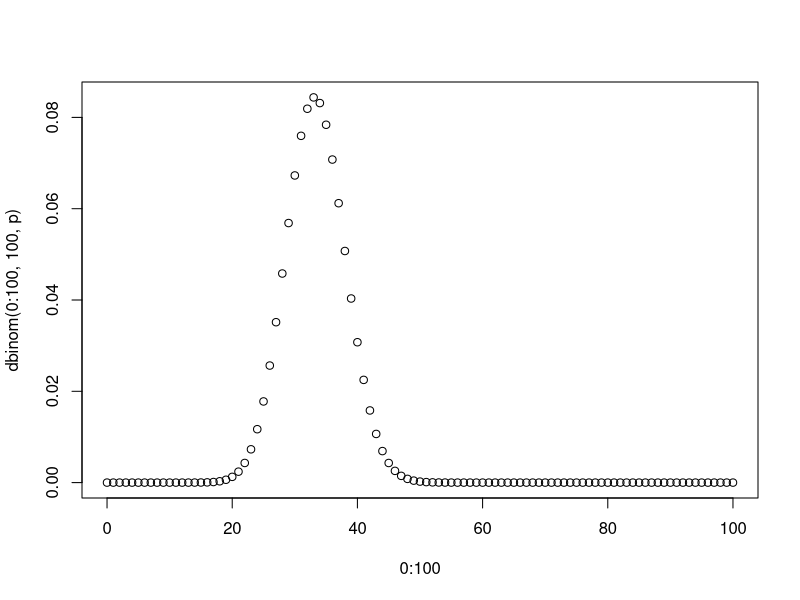
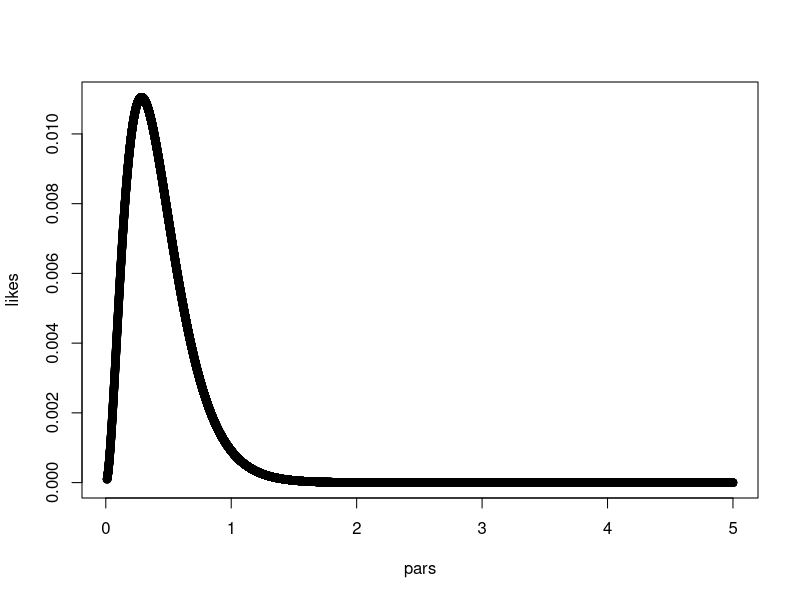
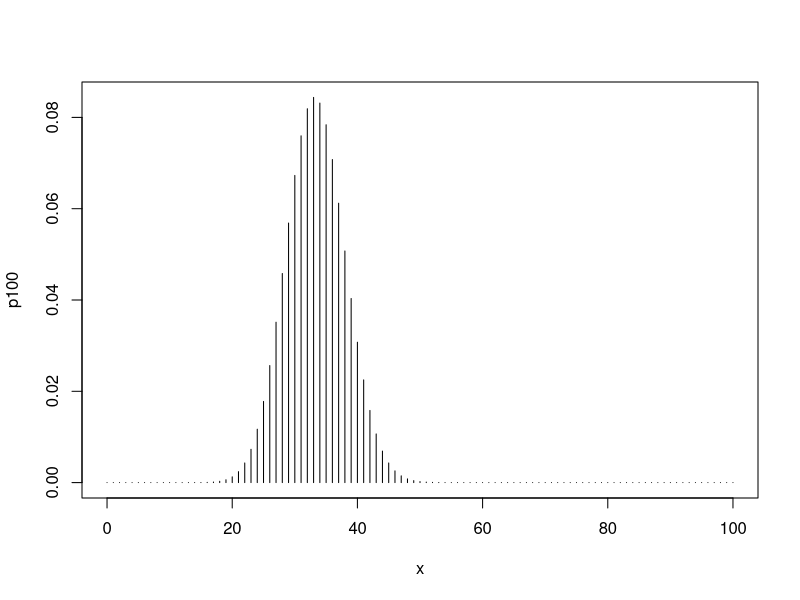
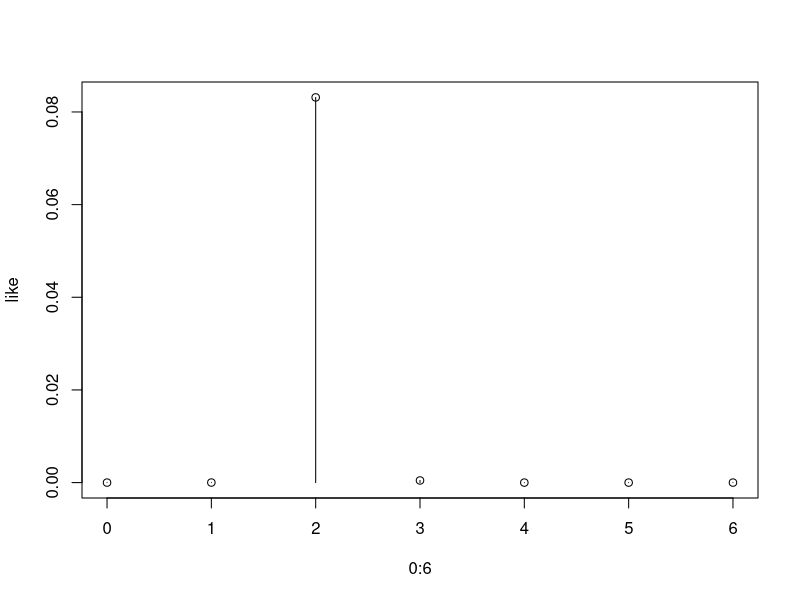
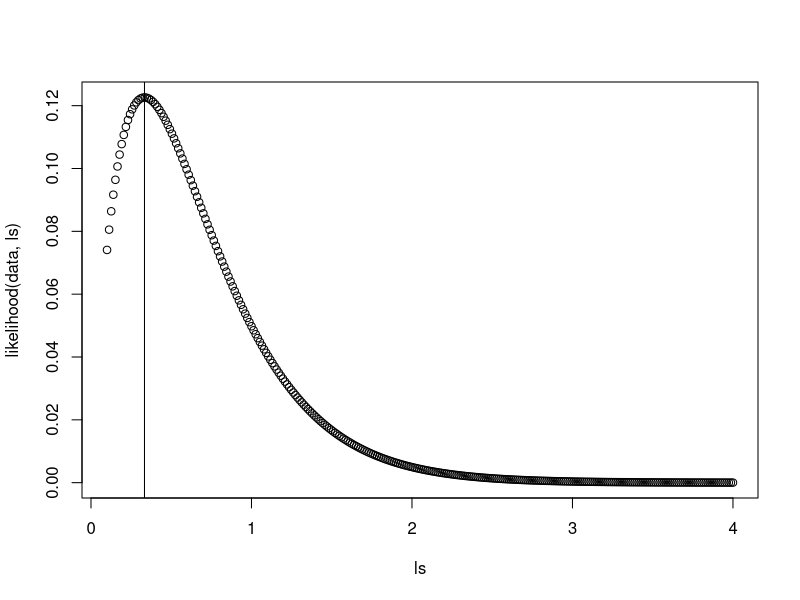
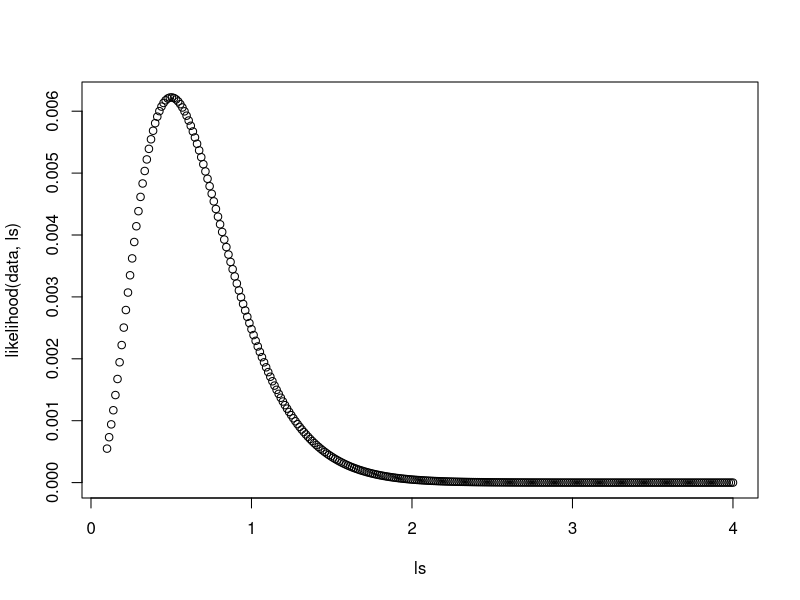

Reproduce these figures in R, in order.
p = 2/6
dbinom(0, 100, p)
dbinom(34, 100, p)
dbinom(99, 100, p)
plot(0:100, dbinom(0:100, 100, p))
#
p = 1/6
dbinom(34, 100, 0:6/6)

likelihood = function(data, parameter_l){
  prob_of_data_given_paramters = prod(dexp(data, rate=parameter_l))
  return(prob_of_data_given_paramters)
}
likelihood = Vectorize(likelihood, 'parameter_l') 
pars = seq(0.01, 5, length=30000)
likes = likelihood(data=c(3,4), pars)
plot(pars, likes)
pars[which.max(likes)]

1/((3+4)/2)
#
prod(runif(1000,0,1))
sum(log(runif(1000,0,1)))
#












## Einführung Likelihood

x = 0:100   # Anzahl der roten bei 100 Würfen
p = 2.0/6.0 # Einzel W'keit bei 2.0/6.0
p100 = dbinom(x, size=100, p)
which.max(p100)
plot(x,p100, type='h')
2/6*100


### Umdrehen der Argumentation
x = 34     # Anzahl der roten bei 100 Würfen, jetzt fest
p=(0:6)/6  # Einzel W'keit jetzt variable 0,1/6,2/6,...,1.0 #<--- That's the whole point
like = dbinom(x, size=100, p)
plot(0:6, like, type='h')
lines(0:6, like, type='p')
which.max(like) #3 entspricht dem X-Wert Stelle 
which.max(log(like)) #3 entspricht dem X-Wert Stelle 

# Keine NB Likelihood ist keine W'keit im engeren Sinne
sum(like)

#Returns the probability of data given parameters
likelihood = function(data, parameters){
  #...
  return(prob_of_data_given_paramters)
}

#Example
likelihood = function(data_n, data_k, parameter_p){
  prob_of_data_given_paramters = dbinom(x = data_k, size=data_n, p=parameter_p)
  return(prob_of_data_given_paramters)
}
parameter_p = 0:6/6
likelihood(data_n = 100, data_k=34,parameter_p)

#The maximum likelihood principle
which.max(likelihood(data_n = 100, data_k=34,parameter_p))
parameter_p[3]

#Beispiel Optimierung
likelihood = function(data, parameter_l){
  prob_of_data_given_paramters = prod(dexp(data, rate=parameter_l))
  return(prob_of_data_given_paramters)
}
likelihood = Vectorize(likelihood, 'parameter_l') 
data = c(3)
parameter_l = 3
likelihood(data, parameter_l)
ls = seq(0.1,4, length=300)
plot(ls, likelihood(data, ls))
abline(v=1/3)

#Beispiel mehr als 1
#Es ist Product gegeben
data = c(3,2,1)
likelihood(data, parameter_l)
ls = seq(0.1,4, length=300)
plot(ls, likelihood(data, ls))
which.max(likelihood(data, ls))
ls[which.max(likelihood(data, ls))]

nll = function(data, parameter_l){
  prob_of_data_given_paramters = -sum(log(dexp(data, rate=parameter_l)))
  return(prob_of_data_given_paramters)
}
nll = Vectorize(nll, 'parameter_l') 
which.min(nll(data, ls))
ls[which.min(nll(data, ls))]





